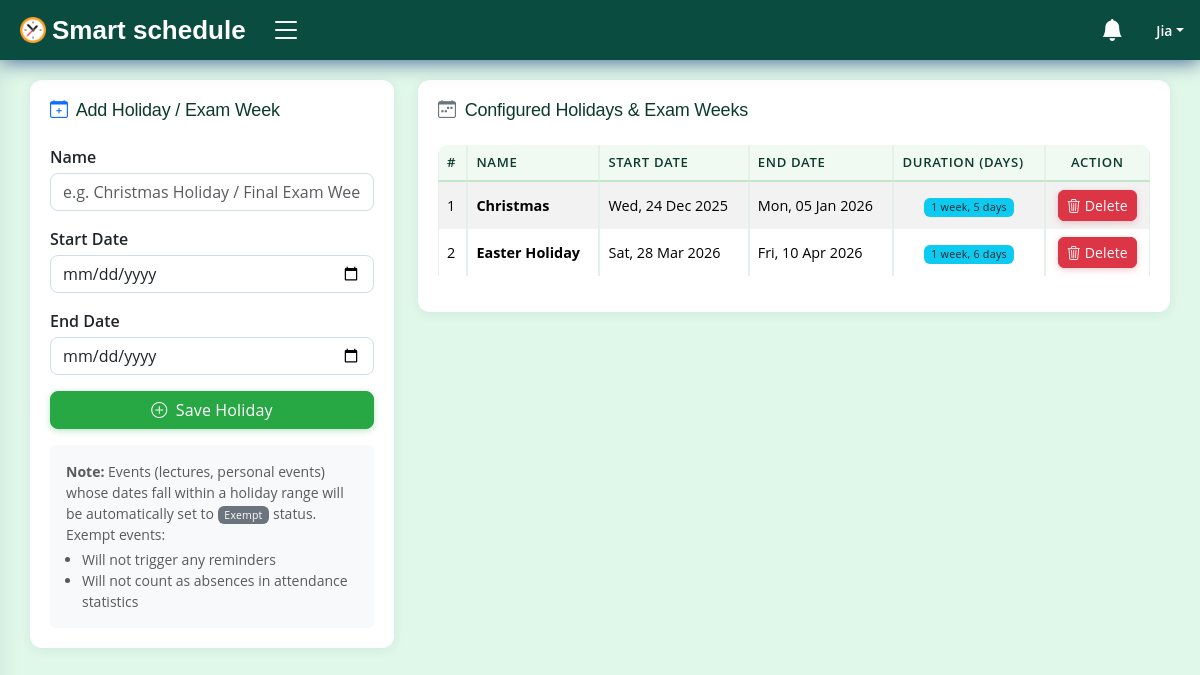
Screenshot of /campus/admin-dashboard/holidays/ (signed in) with the database file from the repository.
### accounts/models.py (models this page shows, shortened)
class User(AbstractUser):
    REMINDER_TIME_CHOICES = [
        ('60min', '60 minutes before'),
        ('30min', '30 minutes before'),
        ('15min', '15 minutes before'),
        ('instant', 'Instant'),
    ]
    NOTIFICATION_METHOD_CHOICES = [
        ('in_app', 'In-App'),
        ('email', 'Email'),
        ('both', 'Both'),
    ]
    id = models.CharField(max_length=50, primary_key=True, unique=True, editable=False)
    first_name = models.CharField(max_length=15, blank=False)
    last_name = models.CharField(max_length=15, blank=False)
    email = models.EmailField(unique=True)
    gender = models.CharField(max_length=7, blank=False)
    dob = models.DateField(null=True, blank=False, db_column='Date of Birth')
    age = models.PositiveIntegerField(default=0, editable=False)
    mobile_no = PhoneNumberField()
    is_student = models.BooleanField(default=False)
    date_updated = models.DateTimeField(auto_now=True)
    reminder_preference = models.CharField(
        max_length=100,  # Increased length to store multiple values
        default='15min',
        verbose_name='Reminder Times',
        help_text='Select one or more reminder times.'
    )
    notification_method = models.CharField(
        max_length=10,
        choices=NOTIFICATION_METHOD_CHOICES,
        default='in_app',
        verbose_name='Notification Method',
    )
    REQUIRED_FIELDS = ['username']
    USERNAME_FIELD = 'email'
    @property
    def is_admin(self):
        return self.is_staff or self.is_superuser or (self.is_faculty and self.faculty.position == 'Admin')
    class Meta:
        ordering = ['username', 'first_name', 'last_name']

### campus/models.py (models this page shows, shortened)
class Holiday(models.Model):
    id = models.CharField(max_length=50, primary_key=True, unique=True, editable=False)
    name = models.CharField(max_length=200, blank=False)
    start_date = models.DateField(blank=False)
    end_date = models.DateField(blank=False)
    date_created = models.DateTimeField(auto_now_add=True)
    class Meta:
        ordering = ['start_date']
        verbose_name_plural = 'Holidays / Exam Weeks'

### campus/views.py (the view, shortened to what this page needs)
# urls.py: path('admin-dashboard/holidays/', views.AdminHolidayView.as_view(), name='admin_holidays'),
@method_decorator(login_required(login_url='login'), name='dispatch')
@method_decorator(user_passes_test(lambda user: user.is_admin), name='dispatch')
class AdminHolidayView(View):
    template_name = 'dashboard/admin/holidays.html'
    def get(self, request, *args, **kwargs):
        holidays = Holiday.objects.all().order_by('start_date')
        context = {'holidays': holidays}
        return render(request, self.template_name, context)

### campus/processors/context_processors.py (called while the page is built)
def user_notifications(request):
    if request.user.is_authenticated:
        unread_notifications = Notification.objects.filter(recipient=request.user, is_read=False)
        all_notifications = Notification.objects.filter(recipient=request.user)
        context = {
            'unread_notifications': unread_notifications,
            'unread_notifications_count': unread_notifications.count(),
            'all_notifications': all_notifications,
        }
    else:
        context = {
            'unread_notifications': [],
            'unread_notifications_count': 0,
            'all_notifications': [],
        }
    return context

### campus/templates/dashboard/admin/holidays.html (shortened to what this page needs)
{% extends 'dashboard/faculty/base.html' %}
{% block content %}
<main id="main" class="main">
    <section class="section">
        <div class="row">
            <div class="col-lg-4">
                <div class="card">
                    <div class="card-body">
                        <h5 class="card-title">
                            <i class="bi bi-calendar-plus me-1 text-primary"></i>
                            Add Holiday / Exam Week
                        </h5>
                        <form method="post">
                            <div class="mb-3">
                                <label for="name" class="form-label fw-semibold">Name</label>
                                <input type="text" class="form-control" id="name" name="name"
                                    placeholder="e.g. Christmas Holiday / Final Exam Week"
                                    value="{{ form_data.name|default:'' }}" required>
                            </div>
                            <div class="mb-3">
                                <label for="start_date" class="form-label fw-semibold">Start Date</label>
                                <input type="date" class="form-control" id="start_date" name="start_date"
                                    value="{{ form_data.start_date|default:'' }}" required>
                            </div>
                            <div class="mb-3">
                                <label for="end_date" class="form-label fw-semibold">End Date</label>
                                <input type="date" class="form-control" id="end_date" name="end_date"
                                    value="{{ form_data.end_date|default:'' }}" required>
                            </div>
                            <button type="submit" class="btn btn-primary w-100">
                                <i class="bi bi-plus-circle me-1"></i> Save Holiday
                            </button>
                        </form>
                        <div class="mt-3 p-3 bg-light rounded small text-muted">
                            <strong>Note:</strong> Events (lectures, personal events) whose dates fall within a holiday range will be automatically set to <span class="badge bg-secondary">Exempt</span> status. Exempt events:
                            <ul class="mt-1 mb-0 ps-3">
                                <li>Will not trigger any reminders</li>
                                <li>Will not count as absences in attendance statistics</li>
                            </ul>
                        </div>
                    </div>
                </div>
            </div>
            <div class="col-lg-8">
                <div class="card">
                    <div class="card-body">
                        <h5 class="card-title">
                            <i class="bi bi-calendar-week me-1 text-secondary"></i>
                            Configured Holidays &amp; Exam Weeks
                        </h5>
                        <div class="table-responsive">
                            <table class="table table-bordered table-striped align-middle">
                                <thead class="table-light">
                                    <tr>
                                        <th>#</th>
                                        <th>Name</th>
                                        <th>Start Date</th>
                                        <th>End Date</th>
                                        <th>Duration (days)</th>
                                        <th class="text-center">Action</th>
                                    </tr>
                                </thead>
                                <tbody>
                                    {% for holiday in holidays %}
                                    <tr>
                                        <td>{{ forloop.counter }}</td>
                                        <td><strong>{{ holiday.name }}</strong></td>
                                        <td>{{ holiday.start_date|date:"D, d M Y" }}</td>
                                        <td>{{ holiday.end_date|date:"D, d M Y" }}</td>
                                        <td class="text-center">
                                            <span class="badge bg-info text-dark">
                                                {{ holiday.start_date|timesince:holiday.end_date }}
                                            </span>
                                        </td>
                                        <td class="text-center">
                                            <form method="post" action="{% url 'delete_holiday' holiday.id %}"
                                                onsubmit="return confirm('Delete holiday「{{ holiday.name }}」? This cannot be undone.');">
                                                <button type="submit" class="btn btn-danger btn-sm">
                                                    <i class="bi bi-trash3"></i> Delete
                                                </button>
                                            </form>
                                        </td>
                                    </tr>
                                    {% endfor %}
                                </tbody>
                            </table>
                        </div>
                    </div>
                </div>
            </div>
        </div>
    </section>
</main>
{% endblock %}

### campus/templates/dashboard/faculty/base.html (shortened to what this page needs)
{% load static %}
{% load custom_filters %}
<!DOCTYPE html>
<html lang="en">
<head>
    <link href="https://cdn.jsdelivr.net/npm/bootstrap@5.3.2/dist/css/bootstrap.min.css" rel="stylesheet">
    <link rel="stylesheet" href="https://cdn.jsdelivr.net/npm/bootstrap-icons@1.11.1/font/bootstrap-icons.css">
    <link href="{% static 'css/styles.css' %}" rel="stylesheet">
    <link href="{% static 'css/custom.css' %}?v=2.0" rel="stylesheet">
    <link rel="stylesheet" href="https://cdn.jsdelivr.net/npm/fullcalendar@5.10.0/main.min.css">
</head>
<body>
    <header id="header" class="header fixed-top d-flex align-items-center">
        <div class="d-flex align-items-center justify-content-between">
            <a href="{% url 'faculty_homepage' %}" class="logo d-flex align-items-center">
                <img src="{% static 'img/logo/logo.png' %}" alt="logo">
                <span class="d-none d-lg-block text-white">Smart schedule</span>
            </a>
            <i class="bi bi-list toggle-sidebar-btn"></i>
        </div>
        <nav class="header-nav ms-auto">
            <ul class="d-flex align-items-center">
                <li class="nav-item dropdown">
                    <a class="nav-link nav-icon" href="#" data-bs-toggle="dropdown">
                        <i class="bi bi-bell-fill"></i>
                    </a>
                </li>
                <li class="nav-item dropdown pe-3">
                    <a class="nav-link nav-profile d-flex align-items-center pe-0" href="" data-bs-toggle="dropdown">
                        <span class="d-none d-md-block dropdown-toggle ps-2">{{ request.user.username }}</span>
                    </a>
                </li>
            </ul>
        </nav>
    </header>
    {% block content %}
    {% endblock %}
</body>
</html>

### static/css/styles.css (style rules this page uses)
:root { scroll-behavior: smooth; }
body { font-family: "Open Sans", sans-serif; background: #e0f8e9; color: #444444; }
a { color: #28a745; text-decoration: none; }
h1, h2, h3, h4, h5, h6 { font-family: "Nunito", sans-serif; }
#main { margin-top: 60px; padding: 20px 30px; transition: all 0.3s; }
.card { margin-bottom: 30px; border: none; border-radius: 5px; box-shadow: 0px 0 30px rgba(1, 41, 112, 0.1); }
.card-title { padding: 20px 0 15px 0; font-size: 18px; font-weight: 500; color: #0c3b2e; font-family: "Poppins", sans-serif; }
.card-body { padding: 0 20px 20px 20px; }
.logo { line-height: 1; }
@media (min-width: 1200px) { .logo { width: 240px; } }
.logo img { max-height: 26px; margin-right: 6px; }
.logo span { font-size: 26px; font-weight: 700; color: #0c3b2e; font-family: "Nunito", sans-serif; }
.header { transition: all 0.5s; z-index: 997; height: 60px; box-shadow: 0px 2px 20px rgba(1, 41, 112, 0.7); background-color: #0a4c3f; padding-left: 20px; }
.header .toggle-sidebar-btn { font-size: 32px; padding-left: 10px; cursor: pointer; color: #fff; }
.header-nav ul { list-style: none; }
.header-nav>ul { margin: 0; padding: 0; }
.header-nav .nav-icon { font-size: 22px; color: #fff; margin-right: 25px; position: relative; }
.header-nav .nav-profile { color: #fff; }
.header-nav .nav-profile span { font-size: 14px; font-weight: 600; }
@media (min-width: 1200px) { #main, #footer { margin-left: 300px; } }
@media (min-width: 1200px) { .toggle-sidebar #main, .toggle-sidebar #footer { margin-left: 0; } }
.btn-primary { color: #fff; background-color: #28a745; border-color: #28a745; }

### static/css/custom.css (style rules this page uses)
#main { animation: fadeSlideIn 0.35s ease both; }
.card { border-radius: 12px !important; box-shadow: 0 2px 12px rgba(1,41,112,0.07) !important; transition: box-shadow 0.25s ease, transform 0.25s ease; }
.card-body { border-radius: 12px; }
.card-title { letter-spacing: -0.2px; }
.btn { border-radius: 8px; font-weight: 500; letter-spacing: 0.01em; transition: transform 0.15s ease, box-shadow 0.15s ease, background-color 0.2s ease; }
.btn-sm { border-radius: 6px; }
.btn-primary { box-shadow: 0 2px 6px rgba(40,167,69,0.30); }
.btn-danger { box-shadow: 0 2px 6px rgba(220,53,69,0.25); }
.form-control, .form-select { border-radius: 8px; border-color: #d0dde8; transition: border-color 0.2s ease, box-shadow 0.2s ease; }
.form-label { font-weight: 500; margin-bottom: 4px; }
.badge { border-radius: 6px; padding: 0.35em 0.65em; font-weight: 500; letter-spacing: 0.02em; }
.table { border-collapse: separate; border-spacing: 0; }
.table thead th { background-color: #f0faf2; color: #0c3b2e; font-weight: 600; font-size: 0.82rem; text-transform: uppercase; letter-spacing: 0.05em; border-bottom: 2px solid #c3e6cb; white-space: nowrap; }
.table tbody tr td { vertical-align: middle; font-size: 0.9rem; }
.table-responsive { border-radius: 10px; }
.table-bordered > :not(caption) > * > * { border-color: #e4f0e8; }

### rows the page displays
User: user.username "Jia"
Holiday: name "Christmas", start_date "Wed, 24 Dec 2025", end_date "Mon, 05 Jan 2026", start_date "1 week, 5 days"
Holiday: name "Easter Holiday", start_date "Sat, 28 Mar 2026", end_date "Fri, 10 Apr 2026", start_date "1 week, 6 days"
